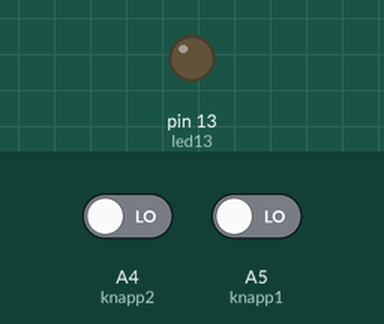
The sketch below on a simulated Arduino Uno, built with avr-gcc and run on an emulated ATmega328P. On the bench: output pins drawn as LEDs (lit = HIGH). The test bench sets the inputs (shaded band); at power-on: A5 (knapp1) LOW, A4 (knapp2) LOW.

Above: at 1.2 s.
1.3 s: A5 (knapp1) driven HIGH
At 2.4 s:
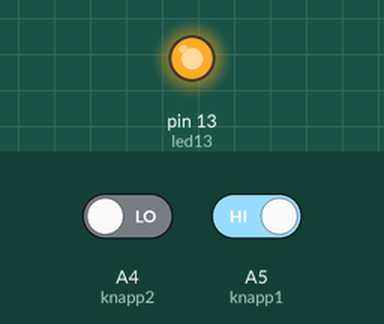
Timing chart, 0 to 4.3 s (numbered marks = the images above; inputs shaded):
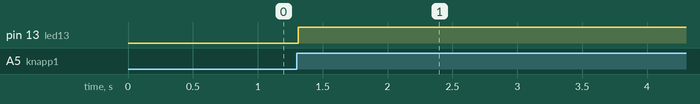

Measured:
- after the input at 1.3 s, pin 13 (led13): LOW → HIGH at once

The sketch:

15_Av-P__med_to_impulsbrytere_-_MHP.ino
```cpp
// Oppgave 15 - Av/På med to impulsbrytere - 05.04.2018 - MHP

// KONSTANTER:
const byte knapp1 = A5;
const byte knapp2 = A4;
const byte led13 = 13;

// VARIABLER:
int lesknapp1;
int lesknapp2;

// SETUP:
void setup() {
  pinMode(led13, OUTPUT);
  pinMode(knapp1, INPUT);
  pinMode(knapp2, INPUT);
}

// FUNKSJONER:

// HOVUDPROGRAM:
void loop() {
  lesknapp1 = digitalRead(knapp1);
  lesknapp2 = digitalRead(knapp2);
  delay(10);
  if (lesknapp1 == HIGH && lesknapp2 == LOW) {
    digitalWrite(led13, HIGH);
  }
  if (lesknapp2 == HIGH && lesknapp1 == LOW) {
    digitalWrite(led13, LOW);
  }
}
```
